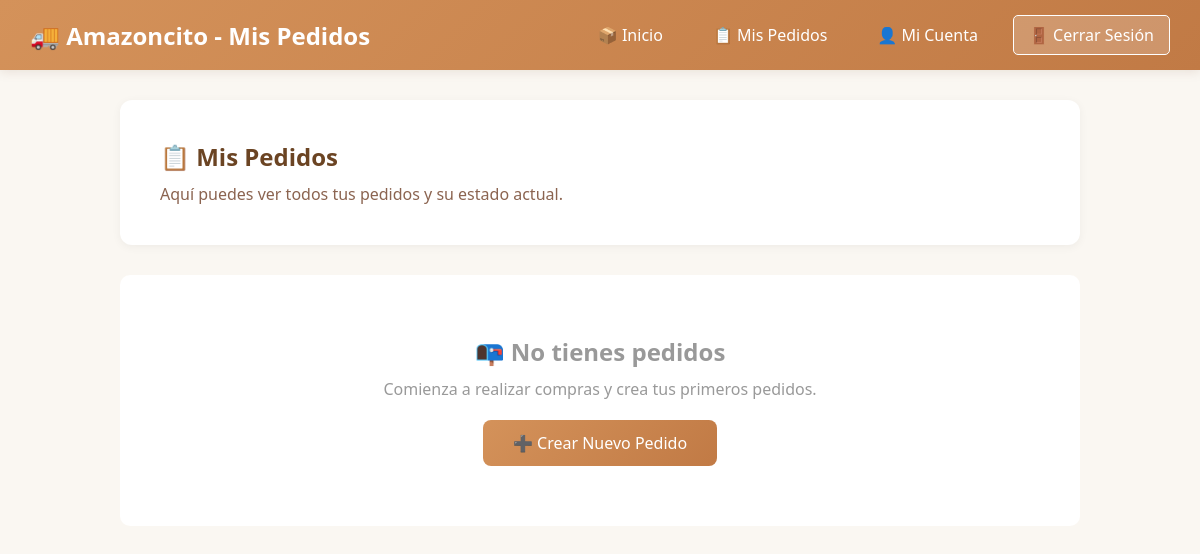
The page /client/orders/ (signed in) on the database as committed earlier.
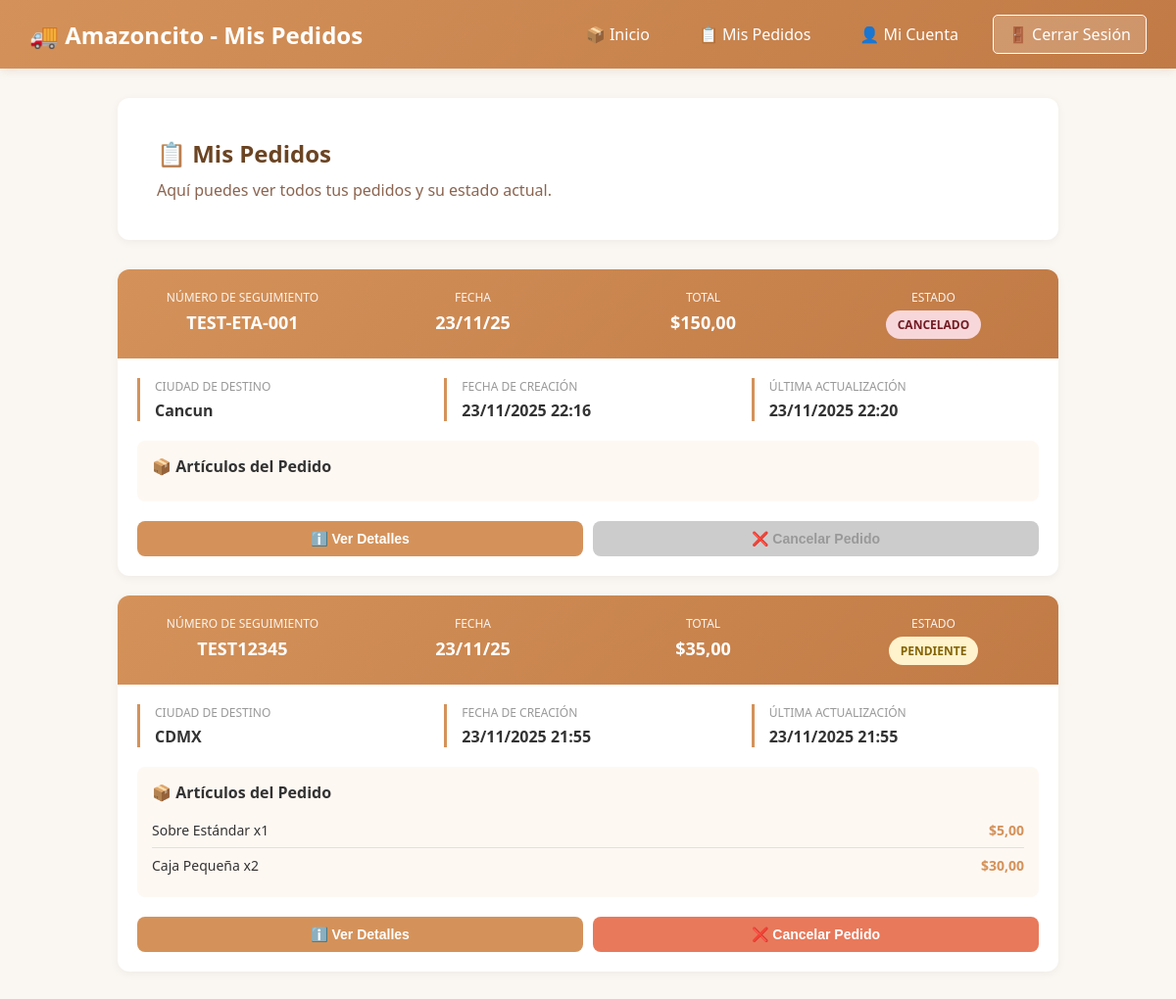
The same page on the database as committed later.
### amazoncito/models.py (models this page shows, shortened)
class Order(models.Model):
    STATUS_CHOICES = [
        ('pendiente', 'Pendiente'),
        ('procesando', 'Procesando'),
        ('enviado', 'Enviado'),
        ('entregado', 'Entregado'),
        ('cancelado', 'Cancelado'),
    ]
    user = models.ForeignKey(User, on_delete=models.CASCADE, related_name='orders')
    products = models.ManyToManyField(Product, through='OrderItem')
    status = models.CharField(max_length=20, choices=STATUS_CHOICES, default='pendiente')
    destination_city = models.CharField(max_length=100)
    tracking_number = models.CharField(max_length=50, unique=True)
    total_price = models.DecimalField(max_digits=10, decimal_places=2, default=0)
    created_at = models.DateTimeField(auto_now_add=True)
    updated_at = models.DateTimeField(auto_now=True)
    cancellation_message = models.TextField(blank=True, null=True)

class OrderItem(models.Model):
    order = models.ForeignKey(Order, on_delete=models.CASCADE, related_name='items')
    product = models.ForeignKey(Product, on_delete=models.CASCADE)
    quantity = models.IntegerField(default=1)
    price = models.DecimalField(max_digits=10, decimal_places=2)

class Product(models.Model):
    category = models.ForeignKey(Category, on_delete=models.CASCADE, related_name='products')
    name = models.CharField(max_length=255)
    description = models.TextField()
    price = models.DecimalField(max_digits=10, decimal_places=2)
    weight = models.DecimalField(max_digits=10, decimal_places=2)

### amazoncito/views.py (the view, shortened to what this page needs)
# urls.py: path('client/orders/', views.client_orders, name='client_orders'),
@login_required(login_url='login')
def client_orders(request):
    orders = Order.objects.filter(user=request.user).order_by('-created_at')
    for order in orders:
        notifications = NotificationMessage.objects.filter(order=order, user=request.user, is_read=False)
        for notif in notifications:
            notif.is_read = True
            notif.save()
    orders = Order.objects.filter(user=request.user).order_by('-created_at')
    context = {'orders': orders}
    return render(request, 'client/orders.html', context)

### amazoncito/templates/client/orders.html (shortened to what this page needs)
<!DOCTYPE html>
<html lang="es">
<head>
</head>
<body>
    <nav>
        <h1>🚚 Amazoncito - Mis Pedidos</h1>
        <div class="nav-links">
            <a href="{% url 'client_dashboard' %}">📦 Inicio</a>
            <a href="{% url 'client_orders' %}">📋 Mis Pedidos</a>
            <a href="{% url 'client_account' %}">👤 Mi Cuenta</a>
            <a href="{% url 'logout' %}" class="logout-btn">🚪 Cerrar Sesión</a>
        </div>
    </nav>
    <div class="container">
        <div class="header">
            <h2>📋 Mis Pedidos</h2>
            <p>Aquí puedes ver todos tus pedidos y su estado actual.</p>
        </div>
        {% if orders %}
            <div class="orders-list">
                {% for order in orders %}
                    <div class="order-card">
                        <div class="order-header">
                            <div class="order-header-item">
                                <div class="order-header-label">Número de Seguimiento</div>
                                <div class="order-header-value">{{ order.tracking_number }}</div>
                            </div>
                            <div class="order-header-item">
                                <div class="order-header-label">Fecha</div>
                                <div class="order-header-value">{{ order.created_at|date:"d/m/y" }}</div>
                            </div>
                            <div class="order-header-item">
                                <div class="order-header-label">Total</div>
                                <div class="order-header-value">${{ order.total_price }}</div>
                            </div>
                            <div class="order-header-item">
                                <div class="order-header-label">Estado</div>
                                <div class="order-status status-{{ order.status }}">
                                    {{ order.get_status_display }}
                                </div>
                            </div>
                        </div>
                        <div class="order-body">
                            <div class="order-info">
                                <div class="info-item">
                                    <div class="info-label">Ciudad de Destino</div>
                                    <div class="info-value">{{ order.destination_city }}</div>
                                </div>
                                <div class="info-item">
                                    <div class="info-label">Fecha de Creación</div>
                                    <div class="info-value">{{ order.created_at|date:"d/m/Y H:i" }}</div>
                                </div>
                                <div class="info-item">
                                    <div class="info-label">Última Actualización</div>
                                    <div class="info-value">{{ order.updated_at|date:"d/m/Y H:i" }}</div>
                                </div>
                            </div>
                            <div class="order-items">
                                <h4>📦 Artículos del Pedido</h4>
                                {% for item in order.items.all %}
                                    <div class="order-item">
                                        <span class="item-name">{{ item.product.name }} x{{ item.quantity }}</span>
                                        <span class="item-price">${{ item.price }}</span>
                                    </div>
                                {% endfor %}
                            </div>
                            <div class="order-actions">
                                {% if order.status not in 'entregado,cancelado' %}
                                    <button class="btn-info" onclick="viewOrderDetails({{ order.id }})">ℹ️ Ver Detalles</button>
                                    <button class="btn-cancel" onclick="openCancelModal({{ order.id }})">❌ Cancelar Pedido</button>
                                {% else %}
                                    <button class="btn-info" onclick="viewOrderDetails({{ order.id }})">ℹ️ Ver Detalles</button>
                                    <button class="btn-info btn-disabled" disabled>❌ Cancelar Pedido</button>
                                {% endif %}
                            </div>
                        </div>
                    </div>
                {% endfor %}
            </div>
        {% else %}
            <div class="empty-state">
                <h3>📭 No tienes pedidos</h3>
                <p>Comienza a realizar compras y crea tus primeros pedidos.</p>
                <a href="{% url 'create_order' %}" class="btn-create">➕ Crear Nuevo Pedido</a>
            </div>
        {% endif %}
    </div>
</body>
</html>

### amazoncito/templates/client/orders.html (style rules this page uses)
* { margin: 0; padding: 0; box-sizing: border-box; }
body { font-family: 'Segoe UI', Tahoma, Geneva, Verdana, sans-serif; background-color: #faf7f2; }
nav { background: linear-gradient(135deg, #d4925a 0%, #c17a45 100%); color: white; padding: 15px 30px; display: flex; justify-content: space-between; align-items: center; box-shadow: 0 2px 10px rgba(139, 100, 73, 0.15); }
nav h1 { font-size: 24px; }
.nav-links { display: flex; gap: 20px; align-items: center; }
.nav-links a { color: white; text-decoration: none; padding: 8px 15px; border-radius: 5px; transition: all 0.3s ease; font-weight: 500; }
.logout-btn { background: rgba(255, 255, 255, 0.2); border: 1px solid white; }
.container { max-width: 1000px; margin: 0 auto; padding: 30px 20px; }
.header { background: white; padding: 40px; border-radius: 12px; margin-bottom: 30px; box-shadow: 0 2px 10px rgba(0, 0, 0, 0.05); }
.header h2 { color: #6b4423; margin-bottom: 10px; }
.header p { color: #8b6450; }
.orders-list { display: flex; flex-direction: column; gap: 20px; }
.order-card { background: white; border-radius: 12px; box-shadow: 0 2px 10px rgba(0, 0, 0, 0.05); overflow: hidden; transition: all 0.3s ease; }
.order-header { background: linear-gradient(135deg, #d4925a 0%, #c17a45 100%); color: white; padding: 20px; display: grid; grid-template-columns: repeat(4, 1fr); gap: 20px; }
.order-header-item { text-align: center; }
.order-header-label { font-size: 12px; opacity: 0.9; text-transform: uppercase; margin-bottom: 5px; }
.order-header-value { font-size: 18px; font-weight: 700; }
.order-body { padding: 20px; }
.order-info { display: grid; grid-template-columns: repeat(3, 1fr); gap: 20px; margin-bottom: 20px; }
.info-item { border-left: 3px solid #d4925a; padding-left: 15px; }
.info-label { color: #999; font-size: 12px; text-transform: uppercase; margin-bottom: 5px; }
.info-value { color: #333; font-weight: 600; font-size: 16px; }
.order-items { background: #fef8f3; padding: 15px; border-radius: 8px; margin-bottom: 20px; }
.order-items h4 { color: #333; margin-bottom: 10px; }
.order-item { display: flex; justify-content: space-between; padding: 8px 0; border-bottom: 1px solid #e0e0e0; font-size: 14px; }
.order-item:last-child { border-bottom: none; }
.item-name { color: #333; }
.item-price { color: #d4925a; font-weight: 600; }
.order-status { display: inline-block; padding: 6px 12px; border-radius: 20px; font-size: 12px; font-weight: 600; text-transform: uppercase; }
.status-pendiente { background: #fff3cd; color: #856404; }
.status-cancelado { background: #f8d7da; color: #721c24; }
.order-actions { display: flex; gap: 10px; margin-top: 15px; }
button { padding: 10px 15px; border: none; border-radius: 8px; cursor: pointer; font-size: 14px; font-weight: 600; transition: all 0.3s ease; }
.btn-cancel { background: #e8795b; color: white; flex: 1; }
.btn-info { background: #d4925a; color: white; flex: 1; }
.btn-disabled { background: #ccc; color: #999; cursor: not-allowed; }

Rows that differ between the two databases and show on the page:
added Order: tracking_number "TEST-ETA-001", created_at "23/11/25", total_price "150,00", status "CANCELADO", destination_city "Cancun", created_at "23/11/2025 22:16", updated_at "23/11/2025 22:20"
added Order: tracking_number "TEST12345", created_at "23/11/25", total_price "35,00", status "PENDIENTE", destination_city "CDMX", created_at "23/11/2025 21:55", updated_at "23/11/2025 21:55"
added OrderItem: product.name "Sobre Estándar", quantity "1", price "5,00"
added OrderItem: product.name "Caja Pequeña", quantity "2", price "30,00"
Other text that changed with them:
text no longer shown: "📭 No tienes pedidos Comienza a realizar compras y crea tus primeros pedidos. ➕ Crear Nuevo Pedido"
